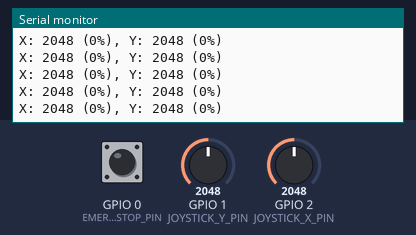
A sketch run on a simulated ESP32. On the bench: the last lines printed to the serial monitor. The test bench sets the inputs (shaded band); at power-on: GPIO 0 (EMERGENCY_STOP_PIN) HIGH, GPIO 1 (JOYSTICK_Y_PIN) = 2048, GPIO 2 (JOYSTICK_X_PIN) = 2048.

Above: at 4.2 s.
4.3 s: GPIO 0 (EMERGENCY_STOP_PIN) pulled LOW for 0.15 s
At 4.32 s:
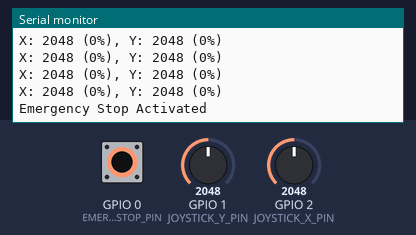
5.9 s: GPIO 1 (JOYSTICK_Y_PIN) set to 2866
At 6.24 s:
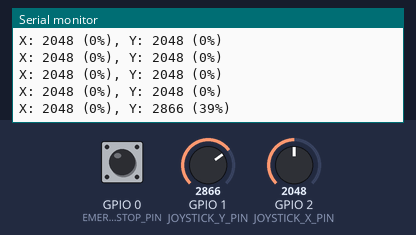
7.4 s: GPIO 2 (JOYSTICK_X_PIN) set to 2866
At 7.45 s:
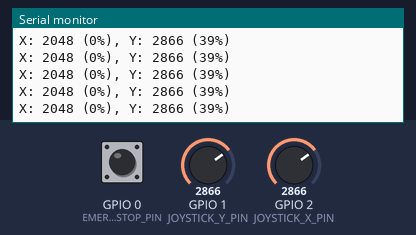
8.9 s: GPIO 1 (JOYSTICK_Y_PIN) set to 3040
At 9.05 s:
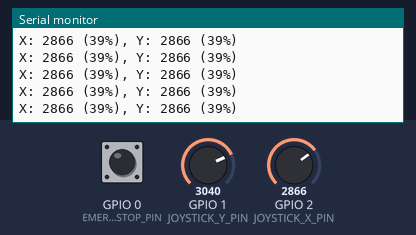
10.4 s: GPIO 2 (JOYSTICK_X_PIN) set to 3040
At 10.46 s:
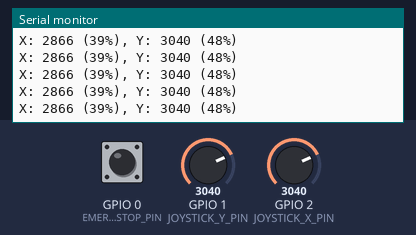
Timing chart, 0 to 12.9 s (numbered marks = the images above; inputs shaded):
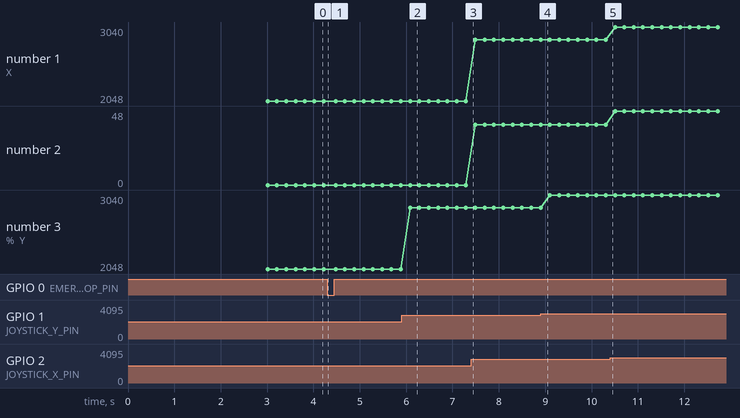

The sketch:

joystick_control.ino
```cpp
/*
Joystick Control for ESP32 with ESP-NOW
Author: RawFish69
*/

#include <WiFi.h>
#include <esp_now.h>
#include <Wire.h>

#define JOYSTICK_X_PIN 2
#define JOYSTICK_Y_PIN 1
#define EMERGENCY_STOP_PIN 0

int joyCenterX = 0;
int joyCenterY = 0;

// ESP-NOW peer configurations
uint8_t DEFAULT_DRIVE_MAC[6] = {0x68, 0x67, 0x25, 0xB1, 0xBC, 0x8C};
uint8_t DRIVE_BOARD_MAC[6];

bool firstSetup = true;

unsigned long lastJoystickCommandTime = 0;
const unsigned long commandInterval = 200; // in ms

float lastSpeed = 0, lastTurn = 0;
String lastDir = "";
String lastDelivery = "Sending...";
static unsigned long lastSendTime = 0;

void onDataSent(const uint8_t *mac_addr, esp_now_send_status_t status) {
  if (status == ESP_NOW_SEND_SUCCESS) {
    lastDelivery = "Success";
  } else {
    lastDelivery = "Fail";
  }
}

void sendEspNowMessage(const String &msg) {
  unsigned long now = millis();
  if (now - lastSendTime < 20) {
    delay(20 - (now - lastSendTime));
  }
  lastSendTime = millis();
  esp_err_t ret = esp_now_send(DRIVE_BOARD_MAC, (const uint8_t*)msg.c_str(), msg.length() + 1);
  if (ret != ESP_OK) {
    lastDelivery = "SendFail(" + String(ret) + ")";
  }
}

void showSimpleCommand(float spd, const String &dir, float trn) {
  lastSpeed = spd;
  lastDir = dir;
  lastTurn = trn;
  lastDelivery = "Sending...";
}

void initEspNowAndPeer() {
  if (!firstSetup) {
    esp_now_del_peer(DRIVE_BOARD_MAC);
    esp_now_deinit();
  }
  WiFi.mode(WIFI_STA);
  memcpy(DRIVE_BOARD_MAC, DEFAULT_DRIVE_MAC, 6);
  if (esp_now_init() != ESP_OK) {
    Serial.println("ESPNOW init fail");
    delay(2000);
    ESP.restart();
  }
  esp_now_register_send_cb(onDataSent);
  esp_now_peer_info_t peerInfo = {};
  memcpy(peerInfo.peer_addr, DRIVE_BOARD_MAC, 6);
  peerInfo.channel = 0;
  peerInfo.encrypt = false;
  if (esp_now_add_peer(&peerInfo) != ESP_OK) {
    Serial.println("Peer Add FAIL");
  }
  firstSetup = false;
}

// Calibration function: average joystick readings over 3 seconds
void calibrateJoystick() {
  Serial.println("Calibrating joystick... Please keep joystick centered.");
  unsigned long startTime = millis();
  long sumX = 0, sumY = 0;
  int samples = 0;
  while (millis() - startTime < 3000) {
    sumX += analogRead(JOYSTICK_X_PIN);
    sumY += analogRead(JOYSTICK_Y_PIN);
    samples++;
    delay(10);
  }
  joyCenterX = sumX / samples;
  joyCenterY = sumY / samples;
  Serial.print("Calibration done. Center X: ");
  Serial.print(joyCenterX);
  Serial.print(", Center Y: ");
  Serial.println(joyCenterY);
}

// Add helper function to map joystick raw values to -100 to 100 range based on the calibrated center
int mapJoystickValue(int raw, int center) {
  if (raw >= center)
    return map(raw, center, 4095, 0, 100);
  else
    return map(raw, 0, center, -100, 0);
}

void setup() {
  Serial.begin(115200);
  pinMode(JOYSTICK_X_PIN, INPUT);
  pinMode(JOYSTICK_Y_PIN, INPUT);
  pinMode(EMERGENCY_STOP_PIN, INPUT_PULLUP);
  calibrateJoystick();
  initEspNowAndPeer();
  Serial.println("Joystick Control Setup complete");
}

void loop() {
  if(digitalRead(EMERGENCY_STOP_PIN) == LOW) {
    showSimpleCommand(0, "stop", 0);
    String query = "mode=default&speed=0&forwardBackward=stop&turnRate=0";
    sendEspNowMessage(query);
    Serial.println("Emergency Stop Activated");
    delay(10);
    return;
  }

  if (millis() - lastJoystickCommandTime >= commandInterval) {
    lastJoystickCommandTime = millis();
    int rawX = analogRead(JOYSTICK_X_PIN);
    int rawY = analogRead(JOYSTICK_Y_PIN);
    int mappedX = mapJoystickValue(rawX, joyCenterX);
    int mappedY = mapJoystickValue(rawY, joyCenterY);

    float speed = abs(mappedY);
    String direction = (mappedY >= 0) ? "forward" : "backward";
    float turn = -mappedX;  // Inverted to correct left/right flipping
    showSimpleCommand(speed, direction, turn);
    String query = "mode=default&speed=" + String(speed, 0)
                 + "&forwardBackward=" + direction
                 + "&turnRate=" + String(turn, 0);
    sendEspNowMessage(query);

    Serial.print("X: ");
    Serial.print(rawX);
    Serial.print(" (");
    Serial.print(mappedX);
    Serial.print("%), ");
    Serial.print("Y: ");
    Serial.print(rawY);
    Serial.print(" (");
    Serial.print(mappedY);
    Serial.println("%)");
  }
  delay(100);
}
```

Measured:
- after the input at 4.3 s, the serial monitor: prints a new line at once (image 1)
- after the input at 5.9 s, the serial monitor: prints a new line after 0.19 s (image 2)
- plotted number 3: 2048 → 2866 after the input at 5.9 s, 2866 → 3040 after the input at 8.9 s
